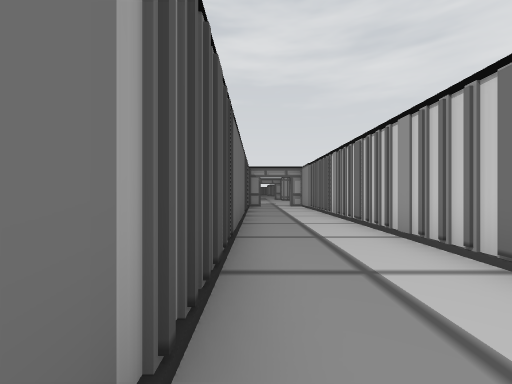
view 1 (above)

15 first-person views from a walk through a scene from a Unity 3-D project. The camera is 1.3 m above the floor, looks level and sees 90° across. Doors are open. The floor is counted in squares, 1.8 m on a side. Each view is taken from the middle of a square. On the plan, view 1 faces up. The plan holds only what a view shows up to about 9 squares ahead; the rest is blank. The place goes on beyond the plan. The player is left out.

view 2
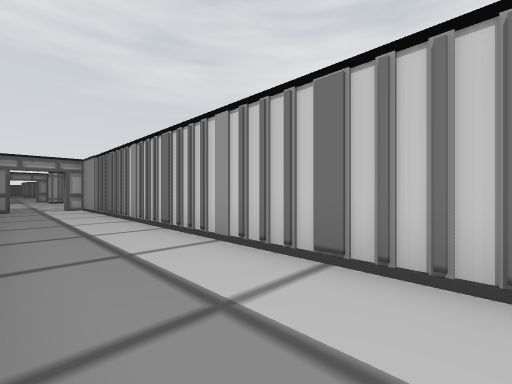

view 3
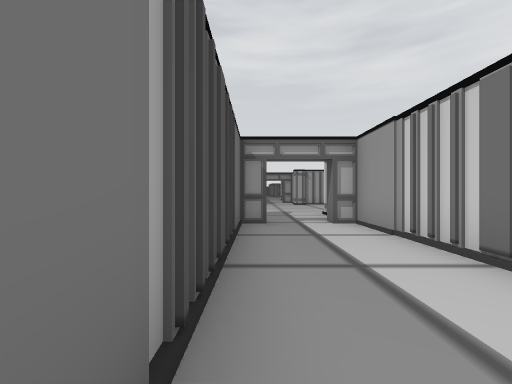

view 4
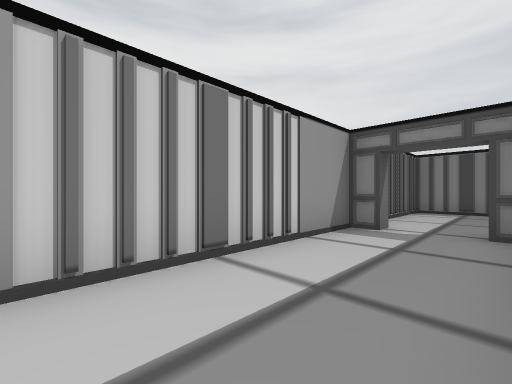

view 5
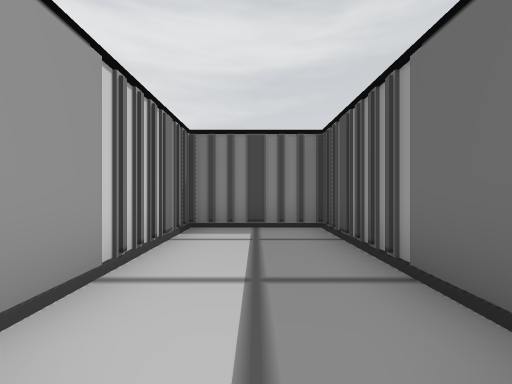

view 6
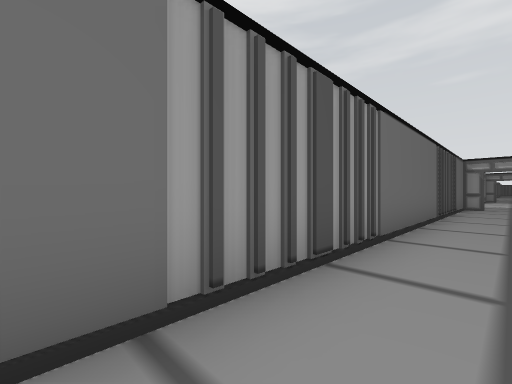

view 7
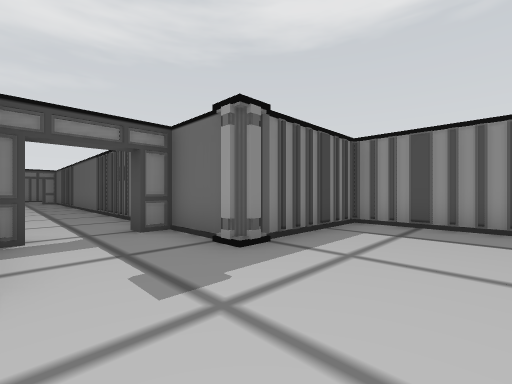

view 8
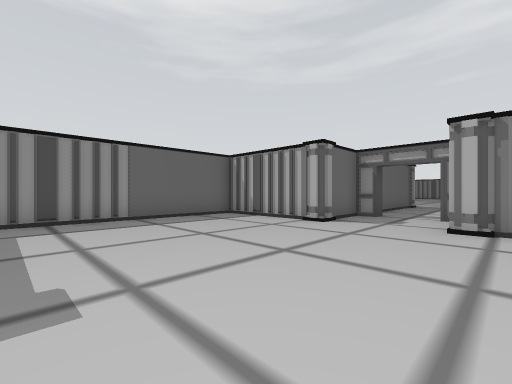

view 9
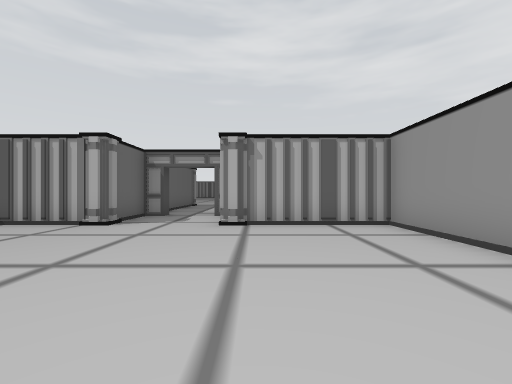

view 10
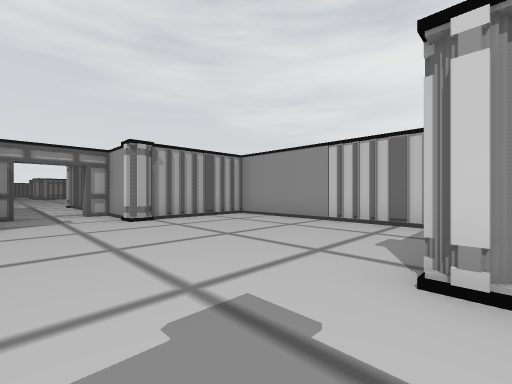

view 11
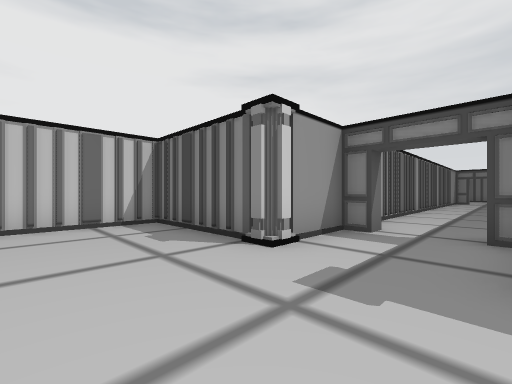

view 12
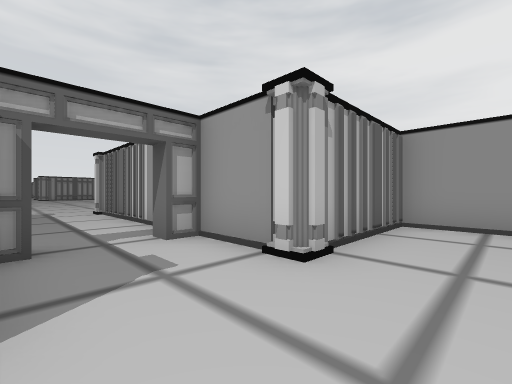

view 13
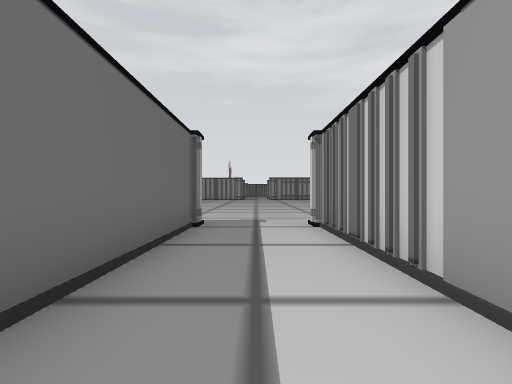

view 14
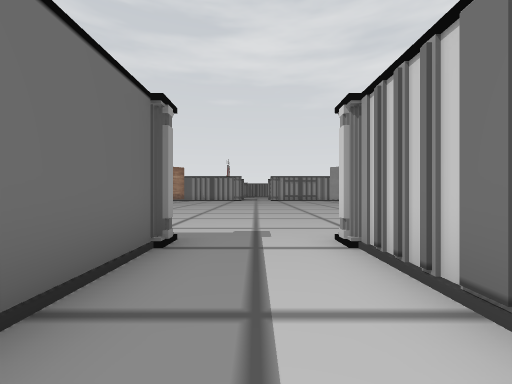

view 15
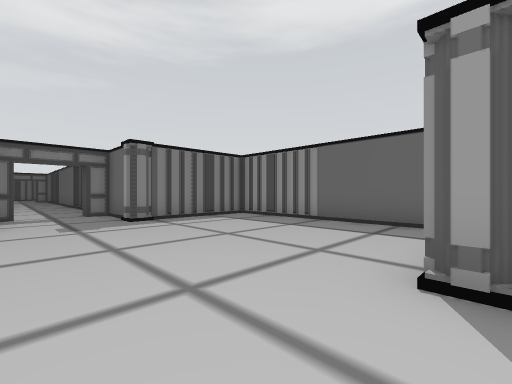

### Floor plan
Points are (right, up) in squares from view 1. A wall is a line through its corners. A room is listed if a view was taken in it or the views show most of it. See-through windows are left out.
Room 1 (views 1, 2, 3, 4, 5, 6)
walls: (0.2, 12.9) (-0.4, 12.9) (-0.4, 0); (1.8, -1.6) (1.8, -1.1) (2.3, -1.1) (2.3, 12.9) (1.8, 12.9)
ways out: opening at (1, 13) to room 2; opening at (1, -1)
Room 2 (views 7, 8, 9, 10, 11, 12, 13, 15)
walls: (2.9, 21.5) (2.3, 21.5) (2.3, 23.7) (1.8, 23.7) (1.8, 24.1); (-0.8, 15.5) (-0.2, 15.5); (-0.4, 15) (-0.4, 13.3) (0.2, 13.3) (0.2, 12.9); (0.2, 24.2) (0.2, 23.7) (-0.4, 23.7) (-0.4, 21.7) (-4, 21.7) (-4, 15.3) (-0.6, 15.3); (1.8, 12.9) (1.8, 13.3) (2.3, 13.3) (2.3, 15.3) (6, 15.3) (6, 21.7) (2.3, 21.7)
ways out: opening at (1, 13) to room 1; opening at (1, 24) to room 3
Room 3 (view 14)
walls: (-0.4, 29.5) (-0.4, 25.2); (2.3, 25.2) (2.3, 29.8)
ways out: opening at (1, 24) to room 2; gap at (-1, 30); gap at (3, 30)

Positions as (right, up) in squares from view 1, and headings:
1: (0, 0), facing up
2: (0, 1), facing up-right
3: (0, 7), facing up
4: (0, 4), facing down-right
5: (1, -1), facing down
6: (1, 0), facing up-left
7: (2, 18), facing down-left
8: (3, 16), facing up-left
9: (3, 16), facing up
10: (0, 15), facing up-right
11: (0, 18), facing down-right
12: (0, 20), facing up-right
13: (1, 24), facing up
14: (1, 26), facing up
15: (2, 22), facing down-left
